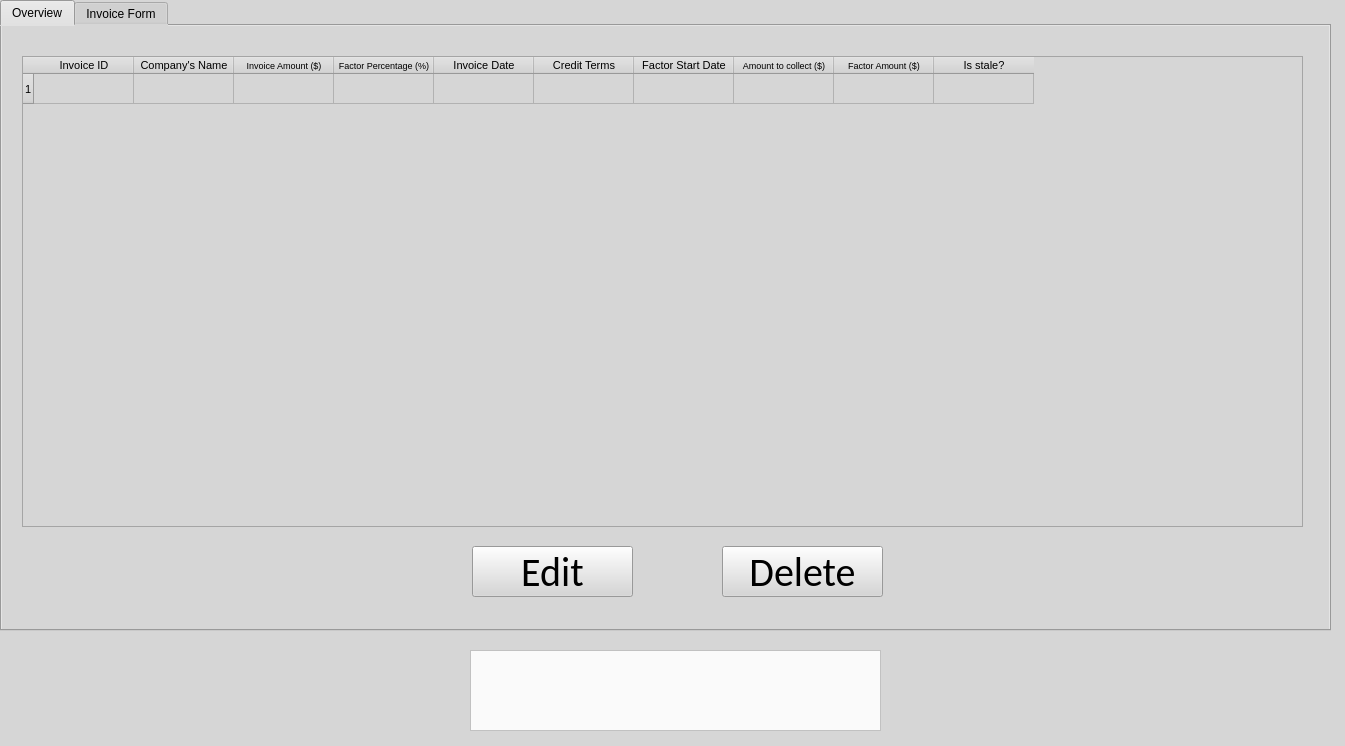
<?xml version="1.0" encoding="UTF-8"?>
<ui version="4.0">
 <class>MainWindow</class>
 <widget class="QMainWindow" name="MainWindow">
  <property name="geometry">
   <rect>
    <x>0</x>
    <y>0</y>
    <width>1345</width>
    <height>746</height>
   </rect>
  </property>
  <property name="palette">
   <palette>
    <active>
     <colorrole role="Button">
      <brush brushstyle="SolidPattern">
       <color alpha="255">
        <red>214</red>
        <green>214</green>
        <blue>214</blue>
       </color>
      </brush>
     </colorrole>
     <colorrole role="Base">
      <brush brushstyle="SolidPattern">
       <color alpha="255">
        <red>214</red>
        <green>214</green>
        <blue>214</blue>
       </color>
      </brush>
     </colorrole>
     <colorrole role="Window">
      <brush brushstyle="SolidPattern">
       <color alpha="255">
        <red>214</red>
        <green>214</green>
        <blue>214</blue>
       </color>
      </brush>
     </colorrole>
    </active>
    <inactive>
     <colorrole role="Button">
      <brush brushstyle="SolidPattern">
       <color alpha="255">
        <red>214</red>
        <green>214</green>
        <blue>214</blue>
       </color>
      </brush>
     </colorrole>
     <colorrole role="Base">
      <brush brushstyle="SolidPattern">
       <color alpha="255">
        <red>214</red>
        <green>214</green>
        <blue>214</blue>
       </color>
      </brush>
     </colorrole>
     <colorrole role="Window">
      <brush brushstyle="SolidPattern">
       <color alpha="255">
        <red>214</red>
        <green>214</green>
        <blue>214</blue>
       </color>
      </brush>
     </colorrole>
    </inactive>
    <disabled>
     <colorrole role="Button">
      <brush brushstyle="SolidPattern">
       <color alpha="255">
        <red>214</red>
        <green>214</green>
        <blue>214</blue>
       </color>
      </brush>
     </colorrole>
     <colorrole role="Base">
      <brush brushstyle="SolidPattern">
       <color alpha="255">
        <red>214</red>
        <green>214</green>
        <blue>214</blue>
       </color>
      </brush>
     </colorrole>
     <colorrole role="Window">
      <brush brushstyle="SolidPattern">
       <color alpha="255">
        <red>214</red>
        <green>214</green>
        <blue>214</blue>
       </color>
      </brush>
     </colorrole>
    </disabled>
   </palette>
  </property>
  <property name="windowTitle">
   <string>HDB Loan Calculator</string>
  </property>
  <property name="styleSheet">
   <string notr="true">background-color: rgb(214, 214, 214);</string>
  </property>
  <widget class="QWidget" name="CentralWidget">
   <widget class="QTabWidget" name="TabWidget">
    <property name="geometry">
     <rect>
      <x>0</x>
      <y>0</y>
      <width>1331</width>
      <height>631</height>
     </rect>
    </property>
    <property name="currentIndex">
     <number>0</number>
    </property>
    <widget class="QWidget" name="OverviewTab">
     <property name="font">
      <font>
       <pointsize>8</pointsize>
      </font>
     </property>
     <property name="whatsThis">
      <string/>
     </property>
     <attribute name="title">
      <string>Overview</string>
     </attribute>
     <widget class="QTableWidget" name="OverviewTable">
      <property name="geometry">
       <rect>
        <x>20</x>
        <y>30</y>
        <width>1281</width>
        <height>471</height>
       </rect>
      </property>
      <property name="minimumSize">
       <size>
        <width>991</width>
        <height>471</height>
       </size>
      </property>
      <property name="maximumSize">
       <size>
        <width>2000</width>
        <height>471</height>
       </size>
      </property>
      <row>
       <property name="text">
        <string>1</string>
       </property>
      </row>
      <column>
       <property name="text">
        <string>Invoice ID</string>
       </property>
      </column>
      <column>
       <property name="text">
        <string>Company's Name</string>
       </property>
      </column>
      <column>
       <property name="text">
        <string>Invoice Amount ($)</string>
       </property>
       <property name="font">
        <font>
         <pointsize>7</pointsize>
        </font>
       </property>
      </column>
      <column>
       <property name="text">
        <string>Factor Percentage (%)</string>
       </property>
       <property name="font">
        <font>
         <pointsize>7</pointsize>
        </font>
       </property>
      </column>
      <column>
       <property name="text">
        <string>Invoice Date</string>
       </property>
       <property name="background">
        <color>
         <red>255</red>
         <green>255</green>
         <blue>255</blue>
        </color>
       </property>
      </column>
      <column>
       <property name="text">
        <string>Credit Terms</string>
       </property>
      </column>
      <column>
       <property name="text">
        <string>Factor Start Date</string>
       </property>
      </column>
      <column>
       <property name="text">
        <string>Amount to collect ($)</string>
       </property>
       <property name="font">
        <font>
         <pointsize>7</pointsize>
        </font>
       </property>
      </column>
      <column>
       <property name="text">
        <string>Factor Amount ($)</string>
       </property>
       <property name="font">
        <font>
         <pointsize>7</pointsize>
        </font>
       </property>
      </column>
      <column>
       <property name="text">
        <string>Is stale?</string>
       </property>
      </column>
      <item row="0" column="0">
       <property name="text">
        <string/>
       </property>
       <property name="font">
        <font>
         <pointsize>5</pointsize>
        </font>
       </property>
      </item>
     </widget>
     <widget class="QPushButton" name="DeleteButton">
      <property name="geometry">
       <rect>
        <x>720</x>
        <y>520</y>
        <width>161</width>
        <height>51</height>
       </rect>
      </property>
      <property name="font">
       <font>
        <family>Calibri</family>
        <pointsize>30</pointsize>
       </font>
      </property>
      <property name="text">
       <string>Delete</string>
      </property>
     </widget>
     <widget class="QPushButton" name="EditButton">
      <property name="geometry">
       <rect>
        <x>470</x>
        <y>520</y>
        <width>161</width>
        <height>51</height>
       </rect>
      </property>
      <property name="font">
       <font>
        <family>Calibri</family>
        <pointsize>30</pointsize>
       </font>
      </property>
      <property name="text">
       <string>Edit</string>
      </property>
     </widget>
    </widget>
    <widget class="QWidget" name="InvoiceForm">
     <attribute name="title">
      <string>Invoice Form</string>
     </attribute>
     <widget class="QLabel" name="InvoiceFactoringHeading">
      <property name="geometry">
       <rect>
        <x>310</x>
        <y>-10</y>
        <width>710</width>
        <height>91</height>
       </rect>
      </property>
      <property name="font">
       <font>
        <family>Calibri</family>
        <pointsize>40</pointsize>
       </font>
      </property>
      <property name="text">
       <string>Invoice Factoring</string>
      </property>
      <property name="alignment">
       <set>Qt::AlignCenter</set>
      </property>
     </widget>
     <widget class="QFrame" name="NewInvoiceFrame">
      <property name="geometry">
       <rect>
        <x>240</x>
        <y>80</y>
        <width>831</width>
        <height>441</height>
       </rect>
      </property>
      <property name="autoFillBackground">
       <bool>false</bool>
      </property>
      <property name="styleSheet">
       <string notr="true">background-color: rgb(250,250,250);</string>
      </property>
      <property name="frameShape">
       <enum>QFrame::Panel</enum>
      </property>
      <property name="frameShadow">
       <enum>QFrame::Raised</enum>
      </property>
      <widget class="QLabel" name="NewInvoiceLabel">
       <property name="geometry">
        <rect>
         <x>10</x>
         <y>10</y>
         <width>201</width>
         <height>31</height>
        </rect>
       </property>
       <property name="font">
        <font>
         <family>Arial</family>
         <pointsize>18</pointsize>
         <weight>75</weight>
         <bold>true</bold>
        </font>
       </property>
       <property name="autoFillBackground">
        <bool>false</bool>
       </property>
       <property name="styleSheet">
        <string notr="true">color: rgb(0,0,0);</string>
       </property>
       <property name="frameShape">
        <enum>QFrame::NoFrame</enum>
       </property>
       <property name="frameShadow">
        <enum>QFrame::Plain</enum>
       </property>
       <property name="lineWidth">
        <number>0</number>
       </property>
       <property name="text">
        <string>New Invoice</string>
       </property>
       <property name="textFormat">
        <enum>Qt::AutoText</enum>
       </property>
       <property name="wordWrap">
        <bool>false</bool>
       </property>
       <property name="indent">
        <number>-1</number>
       </property>
      </widget>
      <widget class="QLabel" name="CompanyNameLabel">
       <property name="geometry">
        <rect>
         <x>130</x>
         <y>80</y>
         <width>231</width>
         <height>31</height>
        </rect>
       </property>
       <property name="font">
        <font>
         <family>Calibri</family>
         <pointsize>15</pointsize>
        </font>
       </property>
       <property name="styleSheet">
        <string notr="true">color: rgb(0,0,0);</string>
       </property>
       <property name="text">
        <string>Company's Name</string>
       </property>
       <property name="alignment">
        <set>Qt::AlignCenter</set>
       </property>
      </widget>
      <widget class="QLabel" name="InvoiceAmountLabel">
       <property name="geometry">
        <rect>
         <x>130</x>
         <y>140</y>
         <width>231</width>
         <height>31</height>
        </rect>
       </property>
       <property name="font">
        <font>
         <family>Calibri</family>
         <pointsize>15</pointsize>
        </font>
       </property>
       <property name="styleSheet">
        <string notr="true">color: rgb(0,0,0);</string>
       </property>
       <property name="text">
        <string>Invoice Amount ($)</string>
       </property>
       <property name="alignment">
        <set>Qt::AlignCenter</set>
       </property>
      </widget>
      <widget class="QLabel" name="CreditTermsLabel">
       <property name="geometry">
        <rect>
         <x>130</x>
         <y>320</y>
         <width>231</width>
         <height>31</height>
        </rect>
       </property>
       <property name="font">
        <font>
         <family>Calibri</family>
         <pointsize>15</pointsize>
        </font>
       </property>
       <property name="styleSheet">
        <string notr="true">color: rgb(0,0,0);</string>
       </property>
       <property name="text">
        <string>Credit Terms (Days)</string>
       </property>
       <property name="alignment">
        <set>Qt::AlignCenter</set>
       </property>
      </widget>
      <widget class="QLineEdit" name="CompanyNameLineEdit">
       <property name="geometry">
        <rect>
         <x>470</x>
         <y>80</y>
         <width>231</width>
         <height>31</height>
        </rect>
       </property>
       <property name="font">
        <font>
         <family>Calibri</family>
         <pointsize>18</pointsize>
        </font>
       </property>
       <property name="styleSheet">
        <string notr="true">background-color: rgb(255, 255, 255)</string>
       </property>
       <property name="text">
        <string/>
       </property>
       <property name="alignment">
        <set>Qt::AlignRight|Qt::AlignTrailing|Qt::AlignVCenter</set>
       </property>
       <property name="placeholderText">
        <string>ABC Pte Ltd</string>
       </property>
      </widget>
      <widget class="QLineEdit" name="InvoiceAmountLineEdit">
       <property name="geometry">
        <rect>
         <x>470</x>
         <y>140</y>
         <width>231</width>
         <height>31</height>
        </rect>
       </property>
       <property name="font">
        <font>
         <family>Calibri</family>
         <pointsize>18</pointsize>
        </font>
       </property>
       <property name="styleSheet">
        <string notr="true">background-color: rgb(255, 255, 255)</string>
       </property>
       <property name="text">
        <string/>
       </property>
       <property name="alignment">
        <set>Qt::AlignRight|Qt::AlignTrailing|Qt::AlignVCenter</set>
       </property>
       <property name="placeholderText">
        <string>50,000.00</string>
       </property>
      </widget>
      <widget class="QLabel" name="FactorPercentageLabel">
       <property name="geometry">
        <rect>
         <x>130</x>
         <y>200</y>
         <width>231</width>
         <height>31</height>
        </rect>
       </property>
       <property name="font">
        <font>
         <family>Calibri</family>
         <pointsize>15</pointsize>
        </font>
       </property>
       <property name="styleSheet">
        <string notr="true">color: rgb(0,0,0);</string>
       </property>
       <property name="text">
        <string>Factor Percentage (%)</string>
       </property>
       <property name="alignment">
        <set>Qt::AlignCenter</set>
       </property>
      </widget>
      <widget class="QLineEdit" name="FactorPercentageLineEdit">
       <property name="geometry">
        <rect>
         <x>470</x>
         <y>200</y>
         <width>231</width>
         <height>31</height>
        </rect>
       </property>
       <property name="font">
        <font>
         <family>Calibri</family>
         <pointsize>18</pointsize>
        </font>
       </property>
       <property name="styleSheet">
        <string notr="true">background-color: rgb(255, 255, 255)</string>
       </property>
       <property name="text">
        <string/>
       </property>
       <property name="alignment">
        <set>Qt::AlignRight|Qt::AlignTrailing|Qt::AlignVCenter</set>
       </property>
       <property name="placeholderText">
        <string>80</string>
       </property>
      </widget>
      <widget class="QLineEdit" name="InvoiceDateLineEdit">
       <property name="geometry">
        <rect>
         <x>470</x>
         <y>260</y>
         <width>231</width>
         <height>31</height>
        </rect>
       </property>
       <property name="font">
        <font>
         <family>Calibri</family>
         <pointsize>18</pointsize>
        </font>
       </property>
       <property name="styleSheet">
        <string notr="true">background-color: rgb(255, 255, 255)</string>
       </property>
       <property name="text">
        <string/>
       </property>
       <property name="alignment">
        <set>Qt::AlignRight|Qt::AlignTrailing|Qt::AlignVCenter</set>
       </property>
       <property name="placeholderText">
        <string>YYYY-MM-DD</string>
       </property>
      </widget>
      <widget class="QLabel" name="InvoiceDateLabel">
       <property name="geometry">
        <rect>
         <x>130</x>
         <y>260</y>
         <width>231</width>
         <height>31</height>
        </rect>
       </property>
       <property name="font">
        <font>
         <family>Calibri</family>
         <pointsize>15</pointsize>
        </font>
       </property>
       <property name="styleSheet">
        <string notr="true">color: rgb(0,0,0);</string>
       </property>
       <property name="text">
        <string>Invoice Date</string>
       </property>
       <property name="alignment">
        <set>Qt::AlignCenter</set>
       </property>
      </widget>
      <widget class="QLabel" name="FactoStartDayLabel">
       <property name="geometry">
        <rect>
         <x>80</x>
         <y>380</y>
         <width>281</width>
         <height>31</height>
        </rect>
       </property>
       <property name="font">
        <font>
         <family>Calibri</family>
         <pointsize>15</pointsize>
        </font>
       </property>
       <property name="styleSheet">
        <string notr="true">color: rgb(0,0,0);</string>
       </property>
       <property name="text">
        <string>Factor Start Day (Optional)</string>
       </property>
       <property name="alignment">
        <set>Qt::AlignCenter</set>
       </property>
      </widget>
      <widget class="QLineEdit" name="CreditTermsLineEdit">
       <property name="geometry">
        <rect>
         <x>470</x>
         <y>320</y>
         <width>231</width>
         <height>31</height>
        </rect>
       </property>
       <property name="font">
        <font>
         <family>Calibri</family>
         <pointsize>18</pointsize>
        </font>
       </property>
       <property name="styleSheet">
        <string notr="true">background-color: rgb(255, 255, 255)</string>
       </property>
       <property name="text">
        <string/>
       </property>
       <property name="alignment">
        <set>Qt::AlignRight|Qt::AlignTrailing|Qt::AlignVCenter</set>
       </property>
       <property name="placeholderText">
        <string>30</string>
       </property>
      </widget>
      <widget class="QLineEdit" name="FactorStartDayLineEdit">
       <property name="geometry">
        <rect>
         <x>470</x>
         <y>380</y>
         <width>231</width>
         <height>31</height>
        </rect>
       </property>
       <property name="font">
        <font>
         <family>Calibri</family>
         <pointsize>18</pointsize>
        </font>
       </property>
       <property name="styleSheet">
        <string notr="true">background-color: rgb(255, 255, 255)</string>
       </property>
       <property name="text">
        <string/>
       </property>
       <property name="alignment">
        <set>Qt::AlignRight|Qt::AlignTrailing|Qt::AlignVCenter</set>
       </property>
       <property name="placeholderText">
        <string>YYYY-MM-DD</string>
       </property>
      </widget>
     </widget>
     <widget class="QPushButton" name="SaveButton">
      <property name="geometry">
       <rect>
        <x>710</x>
        <y>530</y>
        <width>161</width>
        <height>51</height>
       </rect>
      </property>
      <property name="font">
       <font>
        <family>Calibri</family>
        <pointsize>30</pointsize>
       </font>
      </property>
      <property name="cursor">
       <cursorShape>ArrowCursor</cursorShape>
      </property>
      <property name="styleSheet">
       <string notr="true"/>
      </property>
      <property name="text">
       <string>Save</string>
      </property>
      <property name="shortcut">
       <string>Return</string>
      </property>
     </widget>
     <widget class="QPushButton" name="ResetButton">
      <property name="geometry">
       <rect>
        <x>470</x>
        <y>530</y>
        <width>161</width>
        <height>51</height>
       </rect>
      </property>
      <property name="font">
       <font>
        <family>Calibri</family>
        <pointsize>30</pointsize>
       </font>
      </property>
      <property name="styleSheet">
       <string notr="true"/>
      </property>
      <property name="text">
       <string>Reset</string>
      </property>
     </widget>
    </widget>
   </widget>
   <widget class="QPlainTextEdit" name="LogBox">
    <property name="geometry">
     <rect>
      <x>470</x>
      <y>650</y>
      <width>411</width>
      <height>81</height>
     </rect>
    </property>
    <property name="autoFillBackground">
     <bool>false</bool>
    </property>
    <property name="styleSheet">
     <string notr="true">background-color: rgb(250,250,250);</string>
    </property>
    <property name="horizontalScrollBarPolicy">
     <enum>Qt::ScrollBarAsNeeded</enum>
    </property>
    <property name="readOnly">
     <bool>true</bool>
    </property>
   </widget>
  </widget>
 </widget>
 <resources/>
 <connections/>
</ui>
